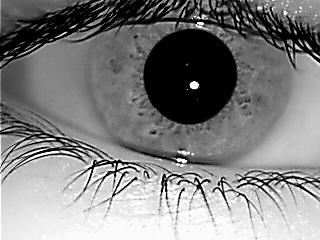
#> input picture IITD Database/017/04_L.bmp, 320 x 240 px, found by its file name
$ python Main.py   (older library calls are emulated)
#> lines starting #> are read from the running program, lines starting #| are printed output that depends on the picture; after the words box and inside, x2 and y2 are one past the last pixel; in counts of white or black regions, pixels touching at a corner belong together
### Segmentation.py
import math
import skimage
import numpy as np
from matplotlib import pyplot as plt
import cv2
import Normalization

def getPossiblePupilCircle(img):
    circles = cv2.HoughCircles(img, cv2.HOUGH_GRADIENT, 1, 20,
                               param1=25, param2=50, minRadius=30, maxRadius=150)
    circles = np.uint16(np.around(circles))
    return circles

def getPossibleCenter(temp):
    tbr=set()
    ref=8
    for i in range(len(temp)):
        x=temp[i][0]
        y=temp[i][1]
        if((x-ref)>0):
            l=x-ref
        else:
            l=0
        if((x+ref)<240):
            r=x+ref
        else:
            r=239
        if ((y - ref) > 0):
            d = y - ref
        else:
            d = 0
        if ((y + ref) < 320):
            u = y + ref
        else:
            u = 319
        for horizontal in range(l,r+1,3):
            for vertical in range(d,u+1,3):
                tbr.add((horizontal,vertical))


    tbr=list(tbr)
    # print(l,r,d,u)
    return tbr


def segmentation(eye,eye_denoised,eye1,folder,lr,fileNum):
    # print("----------Segmentation-----------")
    possibleCenter=[]
    pupilCircle=getPossiblePupilCircle(eye_denoised)
    for i in range(240):  # 0 to 240
        for j in range(320):
            if(eye1[i][j]>230):
                eye1[i][j]=0
    # cv2.imshow("preprocessing",eye1)
    # cv2.imwrite("preprocessing.jpg", eye1)
    # cv2.waitKey(0)

    if(len(pupilCircle)==0):
        for i in range(50, 200):  # 0 to 240
            for j in range(50, 250):  # 0 to 320
                if (eye_denoised[i][j] < 55):
                    possibleCenter.append([i, j])
    else:
        temp=[]
        for i in pupilCircle[0:]:
            # print("i=",i)
            temp.append((i[0][1],i[0][0])) # ye ulta x,y deta hai
            possibleCenter=getPossibleCenter(temp)
            #print(possibleCenter)
            # print("possible center len=",len(possibleCenter))


    maxAvgDiff = 0
    X = -1
    Y = -1
    R1 = -1
    R2 = -1

    for i in range(len(possibleCenter)):
        preAvg=260
      #  print("i=",i)
       # print(possibleCenter[i][0], possibleCenter[i][1])
        for r in range(25,65):
            sum=0
            count=0

            for t in range(360):
                x1=(int)(possibleCenter[i][0]+r*math.cos(t*3.14/180))
                y1=(int)(possibleCenter[i][1]+r*math.sin(t*3.14/180))
                if(not(x1<=0 or x1>=240 or y1<=0 or y1>=320)):
                    count+=1
                    sum+=eye_denoised[x1][y1]
            Avg= (sum/count)
            if((Avg-preAvg)>maxAvgDiff):
                X=possibleCenter[i][0]
                Y=possibleCenter[i][1]
                R1=r
                maxAvgDiff=Avg-preAvg
            preAvg=Avg
    # R1+=5
    # print("X=",X,"Y=",Y,"R=",R1)
    # print(count)
    cimg=cv2.cvtColor(eye,cv2.COLOR_GRAY2BGR)
    cv2.circle(cimg, (Y,X), R1, (0, 255, 0), 2)

    preAvg=260
    maxAvgDiff=0
    for r in range(80, 120):
        sum = 0
        count = 0

        for t in range(360):
            x1 = (int)(X + r * math.cos(t * 3.14 / 180))
            y1 = (int)(Y + r * math.sin(t * 3.14 / 180))
            if (not (x1 <= 0 or x1 >= 240 or y1 <= 0 or y1 >= 320) ):#and (t>0 and t<45 or t>180 and t<270 or t>350 and t<360)):
                count += 1
                sum += eye_denoised[x1][y1]
        Avg = (sum / count)
        if ((Avg - preAvg) > maxAvgDiff):
            R2 = r
            maxAvgDiff = Avg - preAvg
        preAvg = Avg
    # print("R2", R2)
    # #print(eye)
    cv2.circle(cimg, (Y, X), R2, (0, 0, 255), 2)
    # [5 lines of commented-out code are left out]
    Normalization.normalization(eye, R1, R2, X, Y,folder,lr,fileNum)

### Normalization.py
import math
import bicubicinterpolation
import cv2
import numpy as np
import EyeLidRemoval
import skimage
def normalization(img,rp,ri,xp,yp,folder,lr,fileNum):

    # print("----------Normalization-----------")
    normalizedImage=[[0 for i in range(360)] for j in range(40)]  #361-41
    i=0
    j=0
    ref=float((ri-rp)/40)            #40
    r=float(rp)
    while(int(r)<ri and i<40):
        j=0
        for t in range(0,360):         #0,360,1

            x2=(int)((xp+r*math.cos(t*3.14/180)))
            y2=(int)((yp+r*math.sin(t*3.14/180)))

            #print("r=",r,"x ",i," y ",j)
            #normalizedImage[i][j]=img[x2][y2]    #i-j
            if(x2<240 and y2<320 and x2>0 and y2>0):
                normalizedImage[i][j] = img[x2][y2]
            elif(x2<=0 and y2<320 and y2>=0):
                normalizedImage[i][j] = img[0][y2]
            elif(x2>240 and y2<320 and y2>=0):
                normalizedImage[i][j] = img[239][y2]
            elif (y2 <= 0 and x2 < 240 and x2 >=0):
                normalizedImage[i][j] = img[x2][0]
            elif (y2 > 320 and x2 < 240 and x2 >= 0):
                normalizedImage[i][j] = img[x2][319]
            elif(x2 < 0 and y2 < 0):
                normalizedImage[i][j]=img[0][0]
            else:
                normalizedImage[i][j]=img[239][319]
            j=j+1
        i=i+1
        r=r+ref

    normalizedImage=np.asarray(normalizedImage)
    # [5 lines of commented-out code are left out]
    bicubicinterpolation.bicubicinterpolation(normalizedImage,folder,lr,fileNum)

### bicubicinterpolation.py
from matplotlib import pyplot as plt
import cv2
import math
import numpy as np
import skimage
import GaborFilter
import EyeLidRemoval

def bicubicinterpolation(normimg,folder,lr,fileNum):
    # print("----------BicubicInterpolation-----------")
    n=3
    m=3
    convimg=[[0 for x in range(int(360/m)+1)] for y in range(int(40/n)+1)]
    for i in range(0,40,n):
        for j in range(0,360,m):
            sum=0.0
            for x in range(n):
                for y in range(m):
                    if((i+x)<40 and (j+y)<360):
                        sum=sum+normimg[i+x][j+y]
            # print(int(i/n),int(j/m))
            convimg[int(i/n)][int(j/m)]=int(sum/(n*m))
    convimg=np.asarray(convimg)
    convimg=skimage.img_as_ubyte(convimg)
    resultimg=cv2.resize(convimg,(360,40), interpolation=cv2.INTER_CUBIC)
    #resultimg = skimage.img_as_float(resultimg)
    #print(resultimg)
    max=-500
    min=500
    for i in range(40):
        for j in range(360):
            resultimg[i][j]=normimg[i][j]+resultimg[i][j]
            # [34 lines of commented-out code are left out]
    maskIMage=EyeLidRemoval.eyeLidRemoval(normimg)
    GaborFilter.gaborFilter(resultimg,maskIMage,folder,lr,fileNum)

### EyeLidRemoval.py
import numpy as np
import cv2
import skimage
import math

def eyeLidRemoval(normalImage):

    normImage=[[0 for i in range(360)] for j in range(40)]
    max = -5
    for i in range(40):
        for j in range(360):
            normImage[i][j]=(normalImage[i][j]-255)*(-1)
            if(normImage[i][j]>229):
                normImage[i][j]=255
            else:
                normImage[i][j]=0
    #print(normImage)

    n = 3
    m = 3
    a=0.0

    convimg = [[0 for x in range(int(360))] for y in range(int(40))]
    convimg = skimage.img_as_ubyte(convimg)

    for i in range(0, 40):
        for j in range(0, 360):
            sum = 0
            count=0
            for x in range(n):
                for y in range(m):
                    if((x+i)>39 or (y+j)>359):
                        continue
                    else:
                        count=count+1
                        sum = sum + normImage[i + x][j + y]
            a= int(sum / count)
            if(a>max):
                max=a
            if(a>100):
                convimg[i][j]=255
            else:
                convimg[i][j]=0
    first=90
    last=270
    for i in range(39,34,-1):
        for j in range(90,180):
            if(convimg[i][j]>200 and first==90):
                first=j
    for i in range(39,34,-1):
        for j in range(270,180,-1):
            if(convimg[i][j]>200 and last==270):
                last=j
    # print(first,last)
    if (first == 90 and last == 270):
        last = 180
        first = 179
    elif(first==90 and last!=270):
        first=180
    elif(last==270 and first!=0):
        last=180
    c=(last-first)/2+first
    a=(c-first)
    maxPerc=0
    B=0
    A=0
    # print(first,last)
    for b in range(5,55):
        whiteCount=0
        blackCount=0
        for y in range(first,last):
            # print("a=",a,"b=",b,"c=",c,"y=",y)
            # print("sqrt=",1-((y-c)*(y-c)/(a*a))*b)
            if(1-((y-c)*(y-c)/(a*a))>=0):
                x=(int)(math.sqrt(1-((y-c)*(y-c)/(a*a)))*b)
                #print("x=",x,"b=",b)
                if(x<40 and x>=0):
                    if(convimg[39-x][y]>200):
                        whiteCount=whiteCount+1
                    else:blackCount=blackCount+1
        #print(whiteCount/(whiteCount+blackCount))
        if(maxPerc<(whiteCount/(whiteCount+blackCount)+0.08)):
                maxPerc=whiteCount/(whiteCount+blackCount)
                B=b
                # [4 lines of commented-out code are left out]
    newImg=[[convimg[i][j] for j in range(len(convimg[0]))] for i in range(len(convimg))]
    for y in range(first, last):
        if((1 - ((y - c) * (y - c) / (a * a)))>0):
            x = (int)(math.sqrt(1 - ((y - c) * (y - c) / (a * a))) * B)
            while(x>0):

                if (x < 40 and x >= 0):
                    newImg[39-x][y]=255
                x = x - 1
                    # print(39-x,y)

    newImg=np.asarray(newImg)
    newImg=skimage.img_as_ubyte(newImg)
    # [7 lines of commented-out code are left out]
    return newImg

### GaborFilter.py
import numpy as np
import cv2
import skimage
import HammingDistance
import WriteStringToFile
import  math
from matplotlib import pyplot as plt

def addSubplot(normalizedImage,ksize,sigma,theta,lamda,gamma,psi):
    f1, x = plt.subplots(8, 2)
    x=x.ravel()
    finalReal=[[0 for x in range(360)] for y in range(40)]
    finalImaginary = [[255 for x in range(360)] for y in range(40)]

    realFilteredImageArray=[]
    imaginaryFilteredImageArray=[]
    for i in range(0,16,2):
        realFilteredImage,imaginaryFilteredImage=manyFilteredImages(normalizedImage,ksize,sigma,theta+(i*np.pi)/16,lamda,gamma,psi)
        x[i].imshow(realFilteredImage, cmap='gray')
        x[i+1].imshow(imaginaryFilteredImage, cmap='gray')
        for j in range(len(finalReal)):
            for k in range(len(finalReal[0])):
                finalReal[j][k]=finalReal[j][k]+realFilteredImage[j][k]
                finalImaginary[j][k]=finalImaginary[j][k]+imaginaryFilteredImage[j][k]
                # [4 lines of commented-out code are left out]


    for i in range(len(finalReal)):
        for j in range(len(finalReal[0])):
            finalReal[i][j]=int(finalReal[i][j]/8)
            finalImaginary[i][j]=int(finalImaginary[i][j]/8)
    realFilteredImageArray.append(skimage.img_as_ubyte(finalReal))
    imaginaryFilteredImageArray.append(skimage.img_as_ubyte(finalImaginary))
    x[14].imshow(finalReal,cmap='gray')
    x[15].imshow(finalImaginary,cmap='gray')

    # mapImage=[[(j/360)*255 for j in range(360)] for i in range(40)]
    # x[18].imshow(mapImage,cmap='gray')
    # x[19].imshow(mapImage,cmap='gray')
    plt.show()


    return realFilteredImageArray,imaginaryFilteredImageArray


def manyFilteredImages(normalizedImage,ksize,sigma,theta,lamda,gamma,psi):
    realKernel = cv2.getGaborKernel(ksize, sigma, theta, lamda, gamma, psi, ktype=cv2.CV_32F)
    imaginaryKernel = cv2.getGaborKernel(ksize, sigma, theta, lamda, gamma, psi + np.pi / 2, ktype=cv2.CV_32F)

    realFilteredImage = cv2.filter2D(normalizedImage, -1, realKernel)
    imaginaryFilteredImage = cv2.filter2D(normalizedImage, -1, imaginaryKernel)
    return  realFilteredImage,imaginaryFilteredImage


def gaborFilter(normalizedImage,maskImage,folder,lr,fileNum):
    # print("----------Gabor filter-----------")
    ksize = (4,4)#(21,21) # size of gabor filter (n, n)
    sigma = 0.6#0.6 # standard deviation of the gaussian function
    theta = 0#0 # orientation of the normal to the parallel stripes
    lamda = np.pi/8055 # wavelength of the sunusoidal factor
    gamma = 2#0.7 # spatial aspect ratio
    psi   =0#-1*np.pi/4# phase offset
    #ktype - type and range of values that each pixel in the gabor kernel can hold
    # cv2.getGaborKernel(ksize, sigma, theta, lambda, gamma, psi, ktype)

    #normalizedImage=np.asarray(normalizedImage)
    #print(normalizedImage)

    realFilteredImageArray,imaginaryFilteredImageArray= addSubplot(normalizedImage,ksize,sigma,theta,lamda,gamma,psi)
    # print(len(realFilteredImageArray),len(realFilteredImageArray[0]))

    realFilteredImageArray,imaginaryFilteredImageArray,maskImage= updateHammingCode(realFilteredImageArray, imaginaryFilteredImageArray,maskImage)
    # print(len(realFilteredImageArray), len(realFilteredImageArray[0]))

    strArray=[]
    r0=0
    r1=0

    for k in range(len(realFilteredImageArray)):
        minR=700
        maxR=0
        minI=700
        maxI=0
        str=""
        # for i in range(40):
        #     for j in range(360):
        #         if (realFilteredImageArray[k][i][j] > maxR): maxR = float(realFilteredImageArray[k][i][j])
        #         if (realFilteredImageArray[k][i][j] < minR): minR = float(realFilteredImageArray[k][i][j])
        #         if (imaginaryFilteredImageArray[k][i][j] > maxI): maxI = float(imaginaryFilteredImageArray[k][i][j])
        #         if (imaginaryFilteredImageArray[k][i][j] < minI): minI = float(imaginaryFilteredImageArray[k][i][j])
        #
        # print(minI,minR,maxI,maxR)
        minI=0
        minR=0
        maxR=255
        maxI=255
        # [4 lines of commented-out code are left out]

        for i in range(len(realFilteredImageArray[k])):
            for j in range(len(realFilteredImageArray[k][i])):
                if (maskImage[i][j] > 100):
                    str1 = "4"
                elif ((realFilteredImageArray[k][i][j] >= minR) and (
                        realFilteredImageArray[k][i][j] <= minR + ((maxR - minR) / 8))):
                    str1 = "0"
                    r1 += 1
                elif ((realFilteredImageArray[k][i][j] >= minR + ((maxR - minR) / 8)) and (
                        realFilteredImageArray[k][i][j] <= minR + ((maxR - minR) / 2))):
                    str1 = "1"
                    r0 += 1
                elif ((realFilteredImageArray[k][i][j] >= minR + ((maxR - minR) / 2)) and (
                        realFilteredImageArray[k][i][j] <= minR + ((maxR-minR)/8+3 * ((maxR - minR) / 4)))):
                    str1 = "2"

                else:
                    str1 = "3"
                str = str + str1
                if (maskImage[i][j] > 100):
                    str1 = "4"
                elif ((imaginaryFilteredImageArray[k][i][j] >= minI) and (
                        imaginaryFilteredImageArray[k][i][j] <= minI + ((maxI - minI) / 8))):
                    str1 = "0"
                    r1 += 1
                elif ((imaginaryFilteredImageArray[k][i][j] >= minI + ((maxI - minI) / 8)) and (
                        imaginaryFilteredImageArray[k][i][j] <= minI + ((
                                                                                maxI - minI) / 2))):
                    str1 = "1"
                    r0 += 1
                elif ((imaginaryFilteredImageArray[k][i][j] >= minI + ((maxI - minI) / 2)) and (
                        imaginaryFilteredImageArray[k][i][j] <= minI + ((maxI-minI)/8+3 * (
                        (maxI - minI) / 4)))):
                    str1 = "2"
                else:
                    str1 = "3"
                str = str + str1
            str = str + " "
        strArray.append(str)
        # [27 lines of commented-out code are left out]
    WriteStringToFile.writeStringToFile(strArray)
    HammingDistance.hammingdistance(strArray)


def updateHammingCode(realFilteredImageArray,imaginaryFilteredImageArray,maskImage):
    n=4
    tbrReal=[]
    tbrImag=[]
    newReal=[[0 for x in range(int(360/n)+1)] for y in range(int(40/n)+1)]
    newImag=[[0 for x in range(int(360/n)+1)] for y in range(int(40/n)+1)]
    newMask=[[0 for x in range(int(360/n)+1)] for y in range(int(40/n)+1)]

    for index in range(len(realFilteredImageArray)):
        realImage=realFilteredImageArray[index]
        imaginaryImage=imaginaryFilteredImageArray[index]

        for i in range(0,len(realImage),n):
            for j in range(0,len(realImage[0]),n):
                realSum=0
                imagSum=0
                if((i+n-1)<40 and (j+n-1)<360):
                    for k in range(i,i+n):
                        for l in range(j,j+n):
                            realSum+=realImage[k][l]
                            imagSum+=imaginaryImage[k][l]
                realAvg=int(realSum/(n*n))
                imaginaryAvg=int(imagSum/(n*n))
                newReal[int(i/n)][int(j/n)]=realAvg
                newImag[int(i/n)][int(j/n)]=imaginaryAvg
        newReal=skimage.img_as_ubyte(newReal)
        newImag=skimage.img_as_ubyte(newImag)
        tbrReal.append(newReal)
        tbrImag.append(newImag)
    for i in range(0, len(maskImage), n):
        for j in range(0, len(maskImage[0]), n):
            sum=0
            if ((i + n - 1) < 40 and (j + n - 1) < 360):
                for k in range(i, i + n):
                    for l in range(j, j + n):
                        sum+=maskImage[k][l]
            newMask[int(i/n)][int(j/n)]=int(sum/(n*n))
    newMask=skimage.img_as_ubyte(newMask)


    return tbrReal,tbrImag,newMask

### WriteStringToFile.py
import pickle
def writeNow(stringArray,outFileName):
    with open(outFileName,'wb')as fp:
        pickle.dump(stringArray,fp)

def writeStringToFile(stringArray):
    indexFile = open("indexFile.txt", "r")
    indexString = indexFile.read()
    #print(indexString,"--------hello-----------------")
    i = str(int(not(int(indexString))))
    indexFile.close()
    indexFile = open("indexFile.txt", "w")
    indexFile.write(i)
    outFileName = "code" + i
    writeNow(stringArray,outFileName)
    indexFile.close()

### Main.py
import numpy as np
from matplotlib import pyplot as plt
from skimage import filters
import Segmentation
import math
import cv2
import warnings
import time


warnings.filterwarnings("ignore")
# avT=0
# c=0
# for i in range(1,10):
folder="059"
image="04_L.bmp"#"0"+str(i)+"_L.bmp"
t1 = time.time()
image_path="IITD Database/"+folder+"/"+image
eye=cv2.imread(image_path,0)
#> eye is the input picture: shape (240, 320); min 0, max 255, mean 129.2
#print(eye)
eye_denoised=filters.median(eye,selem=np.ones((5,5)))
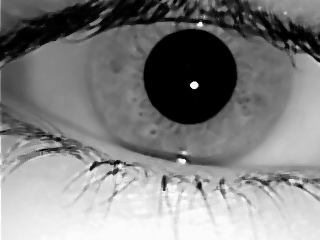
#> eye_denoised: shape (240, 320); min 0, max 255, mean 129.5
#print(eye_denoised)
#plt.imshow(eye,cmap='gray')
#plt.show()
Segmentation.segmentation(eye,eye_denoised,eye,0,0,0)
#> in getPossiblePupilCircle, `circles = cv2.HoughCircles(img, cv2.HOUGH_GRADIENT, 1, 20, param1=25, ..`: circles = 39 rows, first 8: [182.5, 99.5, 96.6], [157.5, 116.5, 116.4], [197.5, 115.5, 109.8], [140.5, 99.5, 101], [219.5, 111.5, 109.8], [122.5, 81.5, 121.9], [238.5, 102.5, 102.1], [142.5, 71.5, 113.1]
#> in getPossiblePupilCircle, `circles = np.uint16(np.around(circles))`: circles = 39 rows, first 8: [182, 100, 97], [158, 116, 116], [198, 116, 110], [140, 100, 101], [220, 112, 110], [122, 82, 122], [238, 102, 102], [142, 72, 113]
#> in segmentation, `pupilCircle=getPossiblePupilCircle(eye_denoised)`: pupilCircle has the same summary as circles in getPossiblePupilCircle
#> after the loop in segmentation, `for i in range(240):`:
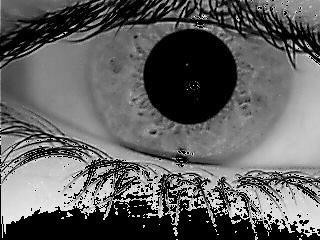
#> eye1: shape (240, 320); min 0, max 230, mean 95.7
#> the loop in segmentation, `for i in pupilCircle[0:]: # print("i=",i)` made 1 pass
#> ref in getPossibleCenter on pass 1: 8
#> after the loop in segmentation, `for i in pupilCircle[0:]:`: temp = [(100, 182)]
#> the loop in segmentation, `for i in range(len(possibleCenter)):` made 36 passes
#> after the loop in segmentation, `for i in range(len(possibleCenter)):`: R1 = 33; X = 92; Y = 186; maxAvgDiff = 8.93
#> after the loop in segmentation, `for r in range(80, 120):`: R2 = 111; maxAvgDiff = 6.07
#> in normalization, `ref=float((ri-rp)/40)`: ref = 1.95
#> in normalization, `r=float(rp)`: r = 33
#> the loop in normalization, `while(int(r)<ri and i<40):` made 40 passes
#> r on passes 1 to 8: 34.95, 36.9, 38.85, 40.8, 42.75, 44.7, 46.65, 48.6
#> after the loop in normalization, `while(int(r)<ri and i<40):`: i = 40; normalizedImage = 40 items; r = 111
#> in normalization, `normalizedImage=np.asarray(normalizedImage)`:
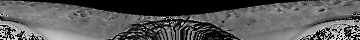
#> normalizedImage: shape (40, 360); min 0, max 230, mean 87.3
#> after the loop in bicubicinterpolation, `for i in range(0,40,n):`: convimg = 14 items
#> after the loop in bicubicinterpolation, `for i in range(40):`:
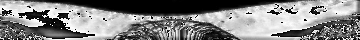
#> resultimg: shape (40, 360); min 0, max 255, mean 129.6
#> after the loop in eyeLidRemoval, `for i in range(40):`: normImage = 40 items
#> after the loop in eyeLidRemoval, `for i in range(0, 40):`:
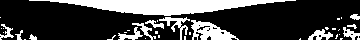
#> convimg: shape (40, 360); 26.6% white; 36 white regions (23 under 20 px), largest, box (x1, y1, x2, y2) and area: (29, 0, 296, 16) 2219, (191, 20, 239, 40) 513, (159, 17, 190, 40) 211
#> after the loop in eyeLidRemoval, `for i in range(0, 40):`: max = 255
#> in eyeLidRemoval, `newImg=[[convimg[i][j] for j in range(len(convimg[0]))] for i in range..`: newImg = 40 items
#> the loop in addSubplot, `for i in range(len(finalReal)):` made 40 passes
#> in addSubplot, `plt.show()`:
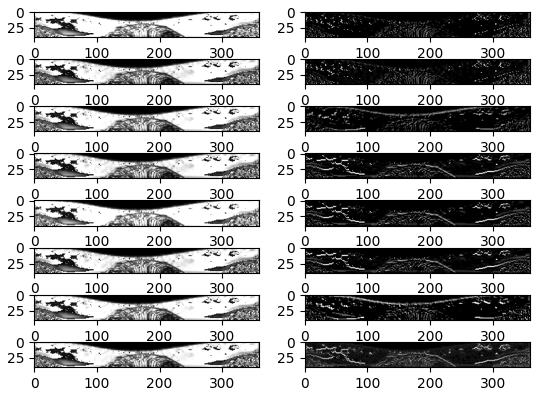
#> figure drawn by matplotlib, 16 panels
#> in gaborFilter, `realFilteredImageArray,imaginaryFilteredImageArray= addSubplot(normali..`: realFilteredImageArray = 1 item
#> the loop in updateHammingCode, `for index in range(len(realFilteredImageArray)):` made 1 pass
#> pass 1, in updateHammingCode, `imaginaryImage=imaginaryFilteredImageArray[index]`:
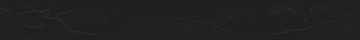
#> imaginaryImage: shape (40, 360); min 31, max 44, mean 32.8
#> the loop in updateHammingCode, `for i in range(0, len(maskImage), n):` made 10 passes
#> i on passes 2 to 9: 4, 8, 12, 16, 20, 24, 28, 32
#> after the loop in updateHammingCode, `for i in range(0, len(maskImage), n):`: newMask = 11 items
#> the loop in gaborFilter, `for k in range(len(realFilteredImageArray)):` made 1 pass
#> (minR, maxR, minI, maxI) on pass 1: (0, 255, 0, 255)
#> after the loop in gaborFilter, `for k in range(len(realFilteredImageArray)):`: r0 = 470; r1 = 353; strArray = 1 item
#> (the run stopped early here; a loop or call above may not have finished)
